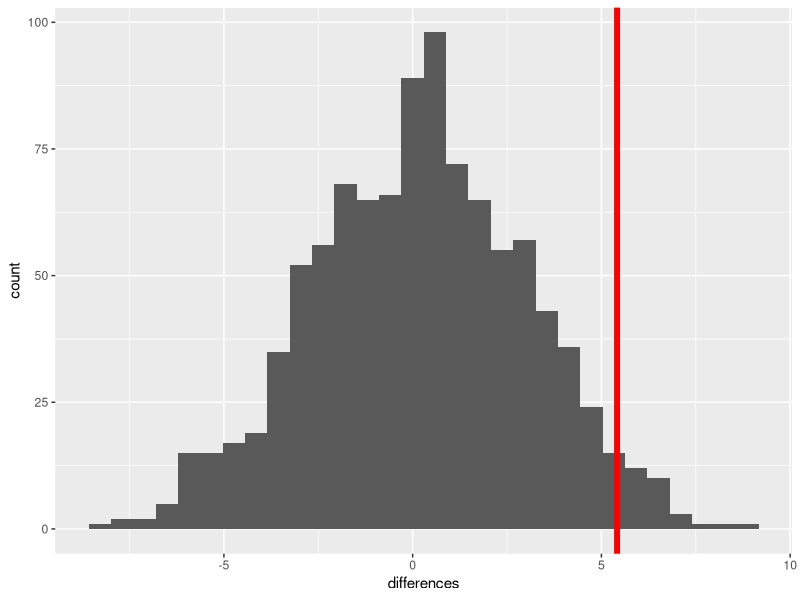

Generate this figure with R:
## ---- chunk 1

set.seed(1)

# Population 
A <- rnorm(1000, mean = 100, sd = 10)

B <- rnorm(1000, mean = 92, sd = 10)

# Sample
a <- sample(A, 15, replace = FALSE)
b <- sample(B, 15, replace = FALSE)


# Using a t-test to compare the groups (population(s))
t.test(a, b, paired = FALSE)



## ---- chunk 2


for(i in 1:3) {
  
  print(i)
  Sys.sleep(3)
  
}




## ---- chunk 3



library(tidyverse)

differences <- vector()

for(i in 1:1000) {
        
     samp <- sample(c(a, b), 30, replace = FALSE)
        
     differences[i] <- mean(samp[1:15]) - mean(samp[16:30])
        
        
}


data.frame(differences) %>%
        ggplot(aes(differences)) + geom_histogram() + 
        geom_vline(xintercept = mean(a) - mean(b), color = "red", linewidth = 2)



## Calculate a "p"-value for a one-tailed test

extreme_diffs <- data.frame(differences) %>%
  
  filter(differences >= mean(a) - mean(b)) %>%
  pull(differences)
  
  

p_onetailed <- length(extreme_diffs) / 1000 


## Calculate a p-value for a two-tailed test
extreme_diffs <- data.frame(differences) %>%
  
  filter(abs(differences) >= mean(a) - mean(b)) %>%
  pull(differences)
  
  

p_twotailed <- length(extreme_diffs) / 1000 


t.test(a, b, paired = FALSE, var.equal = TRUE)

